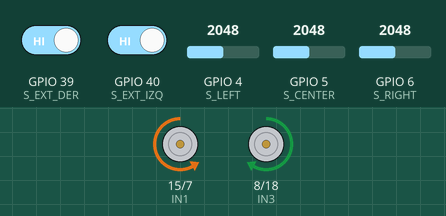
This sketch was run on a simulated ESP32-S3. Parts: motor-driver pin pairs drawn as motors (green arrow = first pin HIGH = forward, orange = second pin HIGH = backward, longer = more drive, scaled by the enable pin). Inputs (shaded band) come from the test bench; at power-on: GPIO 5 (S_CENTER) = 2048, GPIO 6 (S_RIGHT) = 2048, GPIO 39 (S_EXT_DER) HIGH, GPIO 40 (S_EXT_IZQ) HIGH, GPIO 4 (S_LEFT) = 2048. What the sketch prints to the serial monitor is not drawn.

Above: at 3.2 s.
3.3 s: GPIO 5 (S_CENTER) set to 1245
4.8 s: GPIO 5 (S_CENTER) set to 1158
At 6.8 s:
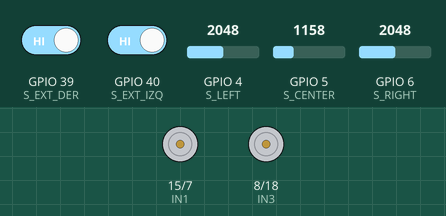
7.8 s: GPIO 6 (S_RIGHT) set to 1565
9.3 s: GPIO 6 (S_RIGHT) set to 1436
At 10.5 s:
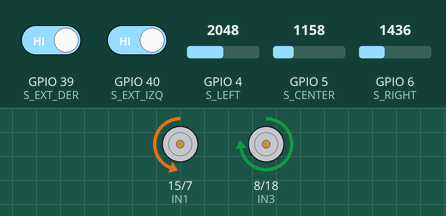
10.8 s: GPIO 39 (S_EXT_DER) driven LOW
At 11.7 s:
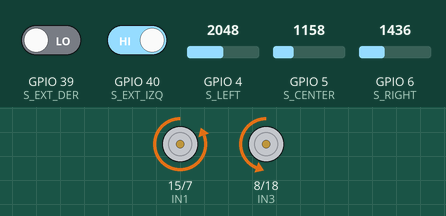
12.3 s: GPIO 40 (S_EXT_IZQ) driven LOW
At 12.9 s:
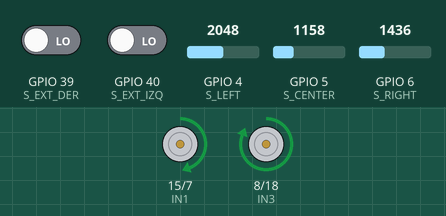
Timing chart, 0 to 14.8 s (numbered marks = the images above; inputs shaded):
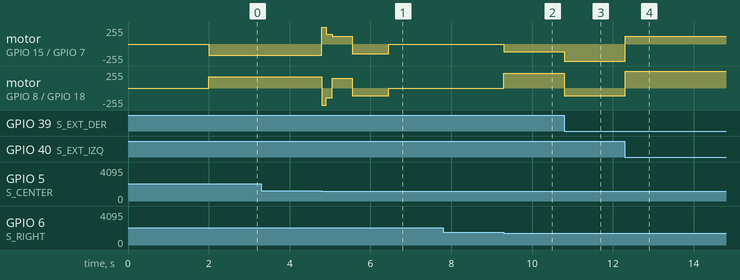

Measured:
- the behaviour switches between 1201 and 1200 on GPIO 5 (S_CENTER) (found by bisection; images 0 and 1)
- the behaviour switches between 1501 and 1500 on GPIO 6 (S_RIGHT) (found by bisection; images 1 and 2)
- after the input at 3.3 s, every drawn part: stays the same
- after the input at 7.8 s, every drawn part: stays the same
- after the input at 9.3 s, motor on GPIO 15 (IN1) / GPIO 7 (IN2): stopped → backward 115/255 at once; motor on GPIO 8 (IN3) / GPIO 18 (IN4): stopped → forward 224/255 at once
- after the input at 10.8 s, motor on GPIO 15 (IN1) / GPIO 7 (IN2): backward 115/255 → backward 255/255 at once; motor on GPIO 8 (IN3) / GPIO 18 (IN4): forward 224/255 → backward 115/255 at once
- after the input at 12.3 s, motor on GPIO 15 (IN1) / GPIO 7 (IN2): backward 255/255 → forward 115/255 at once; motor on GPIO 8 (IN3) / GPIO 18 (IN4): backward 115/255 → forward 255/255 at once

The sketch:

cinco_sensores_PID_v2.ino
```cpp
#include <Arduino.h>

// =========================
//  CONFIGURACIÓN DE PINES
// =========================
const int IN1 = 15; const int IN2 = 7;  const int ENA = 16;
const int IN3 = 8;  const int IN4 = 18; const int ENB = 17;

// Sensores
const int S_LEFT = 4;
const int S_CENTER = 5;
const int S_RIGHT = 6;
const int S_EXT_IZQ = 40;
const int S_EXT_DER = 39;

// PWM
const int freqPWM = 5000;
const int resolucion = 8;

// =========================
//  CALIBRACIÓN (Tus valores)
// =========================
int umbralL = 1200;
int umbralC = 1200;
int umbralR = 1500;

// =========================
//  TUNING (AJUSTES)
// =========================
int velMax = 170;

// PID
float Kp = 55.0;
float Kd = 40.0;
float factorFreno = 0.9;
const int MIN_POWER = 115;

// --- AJUSTES DE RECUPERACIÓN (Basados en tu video) ---
// Para hacer el arco: Una rueda empuja fuerte, la otra frena un poco
int velGiroRapido = 150;
int velGiroLento = -50;  // Un poquito hacia atrás para pivotar mejor (Efecto compás)

// AUMENTÉ ESTOS TIEMPOS:
const int T_REVERSA = 150; // Un paso atrás para alejarse del borde
const int T_BARRIDO_1 = 500; // Barrido inicial
const int T_BARRIDO_2 = 900; // Barrido de regreso (más largo)

// =========================
//  VARIABLES
// =========================
int lastError = 0;
int lastSeenSide = 1;

enum RecStage { REC_IDLE = 0, REC_BRAKE, REC_REVERSE, REC_SCAN_1, REC_SCAN_2, REC_CENTER };
RecStage recStage = REC_IDLE;
unsigned long recT0 = 0;

// =========================
//  FUNCIONES
// =========================
int corregirZonaMuerta(int pwm) {
  if (abs(pwm) > 0 && abs(pwm) < MIN_POWER) {
    return (pwm > 0) ? MIN_POWER : -MIN_POWER;
  }
  return pwm;
}

void setMotor(int speedLeft, int speedRight) {
  speedLeft = constrain(speedLeft, -255, 255);
  speedRight = constrain(speedRight, -255, 255);
  speedLeft = corregirZonaMuerta(speedLeft);
  speedRight = corregirZonaMuerta(speedRight);

  if (speedLeft >= 0) {
    digitalWrite(IN3, HIGH); digitalWrite(IN4, LOW); ledcWrite(ENB, speedLeft);
  } else {
    digitalWrite(IN3, LOW); digitalWrite(IN4, HIGH); ledcWrite(ENB, abs(speedLeft));
  }
  if (speedRight >= 0) {
    digitalWrite(IN1, LOW); digitalWrite(IN2, HIGH); ledcWrite(ENA, speedRight);
  } else {
    digitalWrite(IN1, HIGH); digitalWrite(IN2, LOW); ledcWrite(ENA, abs(speedRight));
  }
}

void setup() {
  Serial.begin(115200);
  pinMode(IN1, OUTPUT); pinMode(IN2, OUTPUT);
  pinMode(IN3, OUTPUT); pinMode(IN4, OUTPUT);
  pinMode(ENA, OUTPUT); pinMode(ENB, OUTPUT);
  pinMode(S_EXT_IZQ, INPUT);
  pinMode(S_EXT_DER, INPUT);
  ledcAttach(ENA, freqPWM, resolucion);
  ledcAttach(ENB, freqPWM, resolucion);
  Serial.println("LISTO PARA LA PISTA");
  delay(2000);
}

void loop() {
  bool L = analogRead(S_LEFT) > umbralL;
  bool C = analogRead(S_CENTER) > umbralC;
  bool R = analogRead(S_RIGHT) > umbralR;
  bool XL = !digitalRead(S_EXT_IZQ);
  bool XR = !digitalRead(S_EXT_DER);

  int error = 0;
  bool lineaDetectada = false;

  // Lógica Digital -3 a 3
  if (XL) { error = -3; lineaDetectada = true; lastSeenSide = -1; }
  else if (XR) { error = 3;  lineaDetectada = true; lastSeenSide = 1; }
  else if (L && !C && !R) { error = -2; lineaDetectada = true; lastSeenSide = -1; }
  else if (L && C && !R)  { error = -1; lineaDetectada = true; lastSeenSide = -1; }
  else if (!L && C && !R) { error = 0;  lineaDetectada = true; }
  else if (!L && C && R)  { error = 1;  lineaDetectada = true; lastSeenSide = 1; }
  else if (!L && !C && R) { error = 2;  lineaDetectada = true; lastSeenSide = 1; }
  else if (L && C && R)   { error = 0;  lineaDetectada = true; }

  if (lineaDetectada) {
    recStage = REC_IDLE;

    int P = error;
    int D = error - lastError;
    int correccionPID = (Kp * P) + (Kd * D);
    lastError = error;

    int velocidadBase = velMax - (abs(correccionPID) * factorFreno);
    if (velocidadBase < MIN_POWER) velocidadBase = MIN_POWER;

    int velIzq = velocidadBase - correccionPID;
    int velDer = velocidadBase + correccionPID;
    setMotor(velIzq, velDer);

  } else {
    manejarRecuperacion();
  }
  delay(1);
}

// =========================
//  RECUPERACIÓN EN "S" AMPLIADA
// =========================
void manejarRecuperacion() {
  unsigned long now = millis();

  switch (recStage) {
    case REC_IDLE:
      recStage = REC_BRAKE;
      recT0 = now;
      setMotor(-255, -255); // Frenazo seco
      break;

    case REC_BRAKE:
      if (now - recT0 > 100) { recStage = REC_REVERSE; recT0 = now; }
      break;

    case REC_REVERSE:
      // Retrocedemos un poco para despegar la nariz del obstáculo
      setMotor(-150, -150);
      if (now - recT0 > T_REVERSA) { recStage = REC_SCAN_1; recT0 = now; }
      break;

    case REC_SCAN_1:
      // FASE 1: BARRIDO AL LADO DONDE SE FUE LA LÍNEA
      // Truco del video: Hacemos que gire más "abierto".
      // Una rueda va RÁPIDO ADELANTE, la otra va LENTO ATRÁS.

      if (lastSeenSide == -1) {
         // Se fue a la Izquierda -> Girar Izquierda
         // Motor Izq (-50), Motor Der (150) -> Pivote desplazado
         setMotor(velGiroLento, velGiroRapido);
      } else {
         // Se fue a la Derecha -> Girar Derecha
         setMotor(velGiroRapido, velGiroLento);
      }

      if (now - recT0 > T_BARRIDO_1) {
        recStage = REC_SCAN_2;
        recT0 = now;
      }
      break;

    case REC_SCAN_2:
      // FASE 2: BARRIDO AL LADO CONTRARIO (Por si nos equivocamos o dimos la vuelta)
      // Invertimos
      if (lastSeenSide == -1) {
         // Girar Derecha
         setMotor(velGiroRapido, velGiroLento);
      } else {
         // Girar Izquierda
         setMotor(velGiroLento, velGiroRapido);
      }

      if (now - recT0 > T_BARRIDO_2) {
        recStage = REC_CENTER;
        recT0 = now;
      }
      break;

    case REC_CENTER:
       setMotor(0,0); // Rendirse
       break;
  }
}
```
